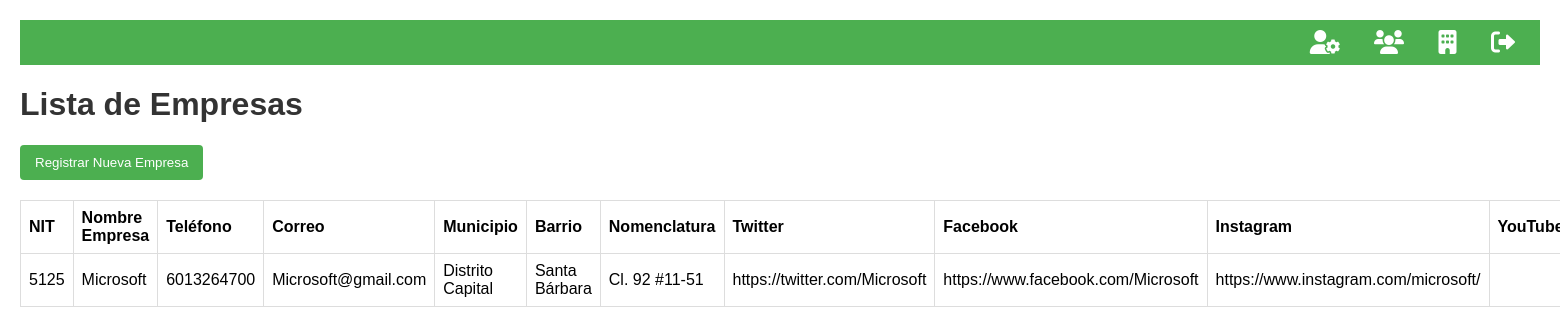
/empresa.php (signed in), run on the app's committed database.
### tables this page shows
CREATE TABLE `empresa` (
  `NIT` char(10) NOT NULL,
  `nombre_empresa` varchar(50) NOT NULL,
  `telefono` double NOT NULL,
  `correo` varchar(50) NOT NULL,
  `municipio` varchar(50) DEFAULT NULL,
  `barrio` varchar(50) NOT NULL,
  `nomenclatura` varchar(20) NOT NULL,
  `twitter` varchar(100) DEFAULT NULL,
  `facebook` varchar(100) DEFAULT NULL,
  `instagram` varchar(100) DEFAULT NULL,
  `youtube` varchar(100) DEFAULT NULL
);

### conexion.php (called while the page is built, shortened)
<?php
class Conexion {
    private $host = "localhost";
    private $username = "root";
    private $password = "";
    private $database = "proyecto";
    private $charset = 'utf8';
    protected $pdo;
    public function __construct($host = null, $username = null, $password = null, $database = null, $charset = 'utf8') {
        $this->charset = $charset;
    }
    private function connect() {
        $dsn = "mysql:host={$this->host};dbname={$this->database};charset={$this->charset}";
        try {
            $this->pdo = new PDO($dsn, $this->username, $this->password);
            $this->pdo->setAttribute(PDO::ATTR_ERRMODE, PDO::ERRMODE_EXCEPTION);
        } catch (PDOException $e) {
            die("Error: " . $e->getMessage());
        }
    }
    public function getPdo() {
        return $this->pdo;
    }
}
?>

### clases.php (called while the page is built, shortened)
<?php
require_once 'conexion.php';
class Empleados extends Conexion {
    public function seleccionarEmpresas() {
        $query = "SELECT * FROM empresa";
        $stmt = $this->getPdo()->prepare($query);
        $stmt->execute();
        return $stmt->fetchAll(PDO::FETCH_ASSOC);
    }
}
?>

### empresa.php (the view, shortened to what this page needs)
<?php
require_once 'clases.php';
$empresasObj = new Empleados();
$empresas = $empresasObj->seleccionarEmpresas();
?>
<!DOCTYPE html>
<html lang="es">
<head>
    <link rel="stylesheet" href="https://cdnjs.cloudflare.com/ajax/libs/font-awesome/6.0.0/css/all.min.css">
</head>
<body>
    <div class="top-bar">
        <i class="fas fa-user-cog" onclick="window.location.href='clientes.php'"></i>
        <i class="fas fa-users" onclick="window.location.href='empleados.php'"></i>
        <i class="fas fa-building" onclick="window.location.href='empresa.php'"></i>
        <i class="fas fa-sign-out-alt logout-icon" onclick="confirmarCerrarSesion()"></i>
    </div>
    <h1>Lista de Empresas</h1>
    <button onclick="window.location.href='registrar_empresa.php'">Registrar Nueva Empresa</button>
    <table border="1">
        <tr>
            <th>NIT</th>
            <th>Nombre Empresa</th>
            <th>Teléfono</th>
            <th>Correo</th>
            <th>Municipio</th>
            <th>Barrio</th>
            <th>Nomenclatura</th>
            <th>Twitter</th>
            <th>Facebook</th>
            <th>Instagram</th>
            <th>YouTube</th>
        </tr>
        <?php foreach ($empresas as $empresa): ?>
            <tr>
                <td><?= $empresa['NIT'] ?></td>
                <td><?= $empresa['nombre_empresa'] ?></td>
                <td><?= $empresa['telefono'] ?></td>
                <td><?= $empresa['correo'] ?></td>
                <td><?= $empresa['municipio'] ?></td>
                <td><?= $empresa['barrio'] ?></td>
                <td><?= $empresa['nomenclatura'] ?></td>
                <td><?= $empresa['twitter'] ?></td>
                <td><?= $empresa['facebook'] ?></td>
                <td><?= $empresa['instagram'] ?></td>
                <td><?= $empresa['youtube'] ?></td>
            </tr>
        <?php endforeach; ?>
    </table>
</body>
</html>

### empresa.php (style rules this page uses)
.top-bar { background-color: #4CAF50; padding: 10px; color: white; text-align: right; margin: 0; }
.top-bar i { margin: 0 15px; cursor: pointer; font-size: 24px; transition: color 0.3s; }
body { font-family: 'Arial', sans-serif; margin: 0; padding: 20px; }
h1 { color: #333; }
table { width: 100%; border-collapse: collapse; margin-top: 20px; }
th, td { border: 1px solid #ddd; padding: 8px; text-align: left; }
button { background-color: #4CAF50; color: white; padding: 10px 15px; border: none; border-radius: 4px; cursor: pointer; }

### data on the page
empresa: NIT "5125", nombre_empresa "Microsoft", telefono "6013264700", correo "Microsoft@gmail.com", municipio "Distrito Capital", barrio "Santa Bárbara", nomenclatura "Cl. 92 #11-51", twitter "https://twitter.com/Microsoft", facebook "https://www.facebook.com/Microsoft", instagram "https://www.instagram.com/microsoft/"
